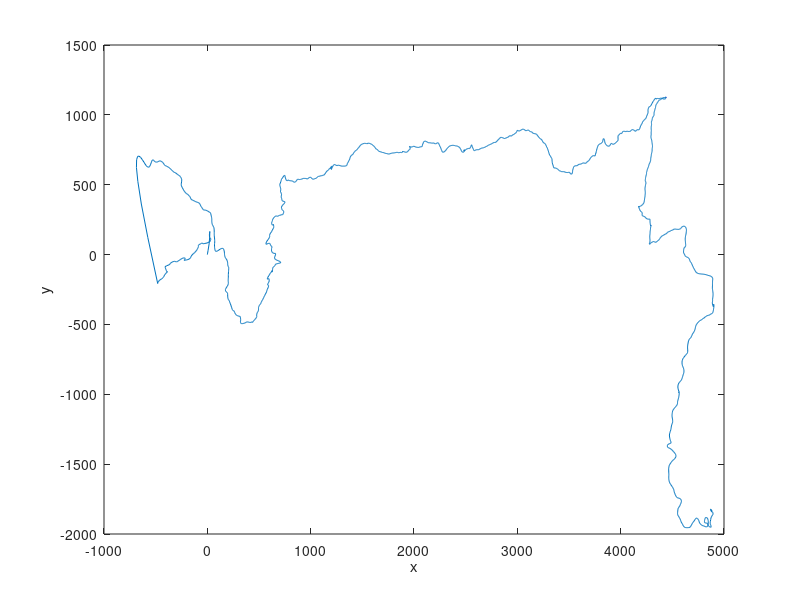
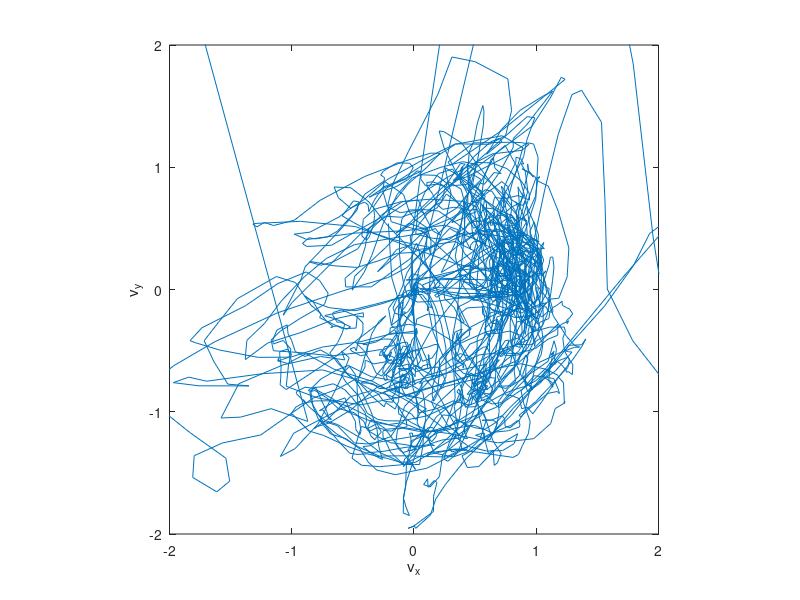

Reproduce these figures in MATLAB, in order.
#
# kalman.m -- kalman filter implementation for 2D GPS data
#
# (c) 2014 Prof Dr Andreas Mueller, Hochschule Rapperswil
#

# read GPS data from fiel gps.csv
fid = fopen("gps.csv", "r");

# initialize everything
deltat = 5;
phi = [
    1, deltat, 0,      0;
    0,      1, 0,      0;
    0,      0, 1, deltat;
    0,      0, 0,      1
];
H = [
    1, 0, 0, 0;
    0, 0, 1, 0
];
sigmax = 0.01;
sigmav = 0.01;
Q = [
    sigmax,      0,      0,      0;
         0, sigmav,      0,      0;
         0,      0, sigmax,      0;
         0,      0,      0, sigmav
];
rho = 9;
R = [
    rho,   0;
      0, rho
];
P = zeros(4, 4);
x = zeros(4, 1);

out = fopen("filtered.csv", "w");
fprintf(out, "x,y,px,vx,vy,pv\n");

counter = 0;
while (!feof(fid))
        z = fscanf(fid, "%f,%f\n", 2);
	counter = counter + 1;

        # prediction step
        xpredict = phi * x;
        Ppredict = phi * P * phi' + Q;

        # correction step
        K = Ppredict * H' * (H * P * H' + R)^(-1);
        x = xpredict - K * (H * xpredict - z);
        P = (eye(4) - K * H) * Ppredict;

        # display new estimates
	printf("%04d %8.1f %8.1f   %8.1f %8.1f", counter, z(1), z(2), x(1), x(3));
	printf(" (%6.2f)", sqrt(P(1,1) + P(3,3)))
	printf("   %6.2f %6.2f (%6.3f)", x(2), x(4), sqrt(P(2,2) + P(4,4)));
	printf("\n")

	positions(counter, 1:2) = [ x(1), x(3) ];
	velocities(counter, 1:2) = [ x(2), x(4) ];

	fprintf(out, "%f,%f,%f,%f,%f,%f\n", x(1), x(3), sqrt(P(1,1) + P(3,3)),
		x(2), x(4), sqrt(P(2,2) + P(4,4)));

endwhile

h = plot(positions(:,1), positions(:,2));
xlabel("x");
ylabel("y");
saveas(h, "positions.eps", "eps");

h = plot(velocities(:,1), velocities(:,2));
axis([-2, 2, -2, 2], "square");
xlabel("v_x");
ylabel("v_y");
saveas(h, "velocities.eps", "eps");
